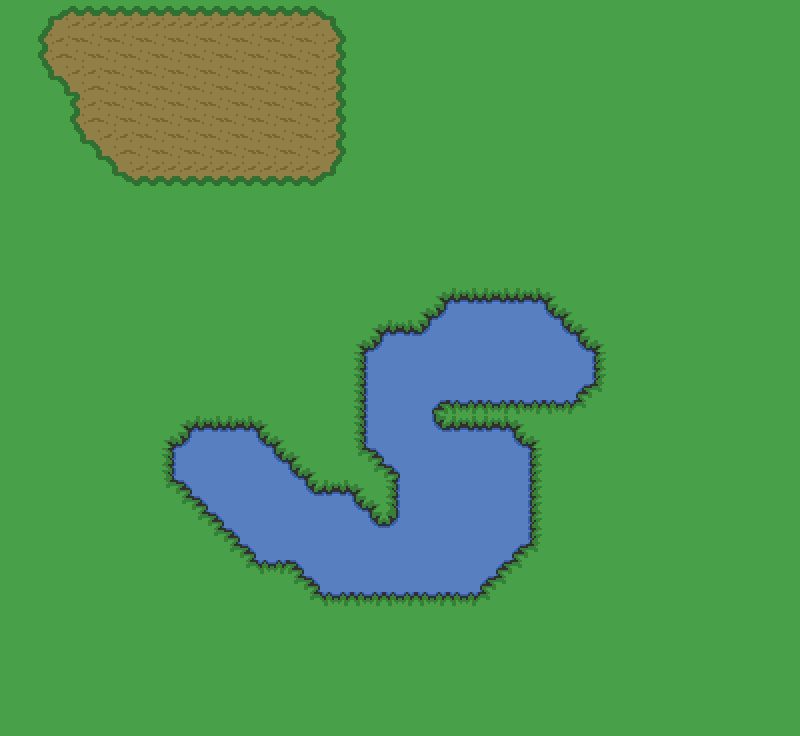

A 2D game scene composited from a Tiled map and its tileset images. What follows is a short description and the map's XML, with each tile layer's data collapsed to a summary:
An orthogonal 25x23 tile map with 32x32 px tiles, 1 tile layer (terrain), 2 tilesets and 13 objects.

<map version="1.0" tiledversion="1.0.3" orientation="orthogonal" renderorder="right-up" width="25" height="23" tilewidth="32" tileheight="32" nextobjectid="33">
 <tileset firstgid="1" name="terrain" tilewidth="32" tileheight="32" tilecount="110" columns="11">
  <image source="terrain.png" width="352" height="320" />
  <terraintypes>
   <terrain name="Rough" tile="12" />
   <terrain name="Grass" tile="8" />
   <terrain name="Water" tile="17" />
  </terraintypes>
  <tile id="0" terrain="1,1,1,0" />
  <tile id="1" terrain="1,1,0,0" />
  <tile id="2" terrain="1,1,0,1" />
  <tile id="3" terrain="0,0,0,1" />
  <tile id="4" terrain="0,0,1,0" />
  <tile id="5" terrain="1,1,1,2" />
  <tile id="6" terrain="1,1,2,2" />
  <tile id="7" terrain="1,1,2,1" />
  <tile id="8" terrain="1,1,1,1" />
  <tile id="11" terrain="1,0,1,0" />
  <tile id="12" terrain="0,0,0,0" />
  <tile id="13" terrain="0,1,0,1" />
  <tile id="14" terrain="0,1,0,0" />
  <tile id="15" terrain="1,0,0,0" />
  <tile id="16" terrain="1,2,1,2" />
  <tile id="17" terrain="2,2,2,2" />
  <tile id="18" terrain="2,1,2,1" />
  <tile id="22" terrain="1,0,1,1" />
  <tile id="23" terrain="0,0,1,1" />
  <tile id="24" terrain="0,1,1,1" />
  <tile id="25" terrain="2,2,2,1" />
  <tile id="26" terrain="2,2,1,2" />
  <tile id="27" terrain="1,2,1,1" />
  <tile id="28" terrain="2,2,1,1" />
  <tile id="29" terrain="2,1,1,1" />
  <tile id="33" terrain="0,0,0," />
  <tile id="34" terrain="0,0,," />
  <tile id="35" terrain="0,0,,0" />
  <tile id="36" terrain="2,1,2,2" />
  <tile id="37" terrain="1,2,2,2" />
  <tile id="44" terrain="0,,0," />
  <tile id="46" terrain=",0,,0" />
  <tile id="47" terrain=",,,0" />
  <tile id="48" terrain=",,0," />
  <tile id="55" terrain="0,,0,0" />
  <tile id="56" terrain=",,0,0" />
  <tile id="57" terrain=",0,0,0" />
  <tile id="58" terrain=",0,," />
  <tile id="59" terrain="0,,," />
 </tileset>
 <tileset firstgid="111" name="entities" tilewidth="32" tileheight="32" tilecount="72" columns="8">
  <image source="entities.png" width="256" height="288" />
  <tile id="0" type="player1" />
  <tile id="1" type="player2" />
  <tile id="2" type="enemy1" />
  <tile id="3" type="enemy2" />
  <tile id="4" type="waypoint" />
 </tileset>
 <layer name="terrain" width="25" height="23">
  <data>[575 cells, 575 non-empty, 24 distinct tile ids]</data>
 </layer>
 <objectgroup name="entities">
  <object id="18" gid="115" x="608" y="192" width="32" height="32">
   <properties>
    <property name="type" value="waypoint" />
   </properties>
  </object>
  <object id="19" gid="115" x="704" y="384" width="32" height="32">
   <properties>
    <property name="type" value="waypoint" />
   </properties>
  </object>
  <object id="20" gid="115" x="544" y="672" width="32" height="32">
   <properties>
    <property name="type" value="waypoint" />
   </properties>
  </object>
  <object id="21" gid="115" x="128" y="640" width="32" height="32">
   <properties>
    <property name="type" value="waypoint" />
   </properties>
  </object>
  <object id="22" gid="115" x="160" y="320" width="32" height="32">
   <properties>
    <property name="type" value="waypoint" />
   </properties>
  </object>
  <object id="23" gid="113" x="640" y="64" width="32" height="32">
   <properties>
    <property name="type" value="enemy1" />
   </properties>
  </object>
  <object id="24" gid="113" x="704" y="608" width="32" height="32">
   <properties>
    <property name="type" value="enemy1" />
   </properties>
  </object>
  <object id="25" gid="113" x="288" y="672" width="32" height="32">
   <properties>
    <property name="type" value="enemy1" />
   </properties>
  </object>
  <object id="26" gid="113" x="160" y="224" width="32" height="32">
   <properties>
    <property name="type" value="enemy1" />
   </properties>
  </object>
  <object id="27" gid="111" x="352" y="288" width="32" height="32">
   <properties>
    <property name="type" value="player1" />
   </properties>
  </object>
  <object id="28" x="32" y="32" width="32" height="672">
   <properties>
    <property name="type" value="obstacle" />
   </properties>
  </object>
  <object id="30" x="88" y="32">
   <properties>
    <property name="type" value="obstacle" />
   </properties>
   <polygon points="0,0 464,0 472,40 32,40" />
  </object>
  <object id="32" x="544" y="192">
   <properties>
    <property name="type" value="waypointGroup" />
   </properties>
   <polyline points="0,0 96,160 96,376 -96,448 -224,192" />
  </object>
 </objectgroup>
</map>